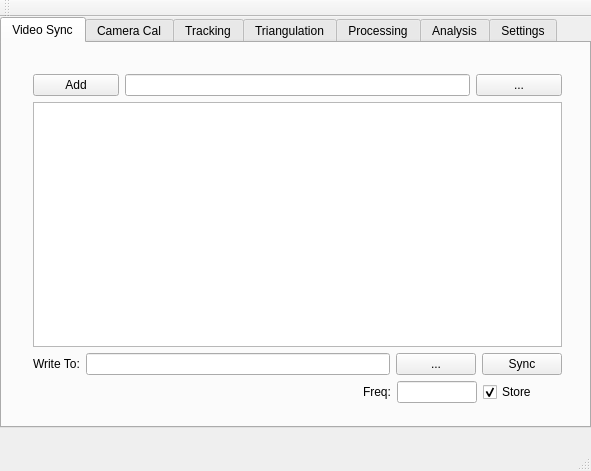
<?xml version="1.0" encoding="UTF-8"?>
<ui version="4.0">
 <class>MainWindow</class>
 <widget class="QMainWindow" name="MainWindow">
  <property name="geometry">
   <rect>
    <x>0</x>
    <y>0</y>
    <width>591</width>
    <height>471</height>
   </rect>
  </property>
  <property name="mouseTracking">
   <bool>false</bool>
  </property>
  <property name="windowTitle">
   <string>MainWindow</string>
  </property>
  <property name="windowOpacity">
   <double>0.900000000000000</double>
  </property>
  <widget class="QWidget" name="centralWidget">
   <widget class="QTabWidget" name="tabWidget">
    <property name="geometry">
     <rect>
      <x>0</x>
      <y>0</y>
      <width>591</width>
      <height>411</height>
     </rect>
    </property>
    <property name="autoFillBackground">
     <bool>true</bool>
    </property>
    <property name="currentIndex">
     <number>0</number>
    </property>
    <widget class="QWidget" name="vsync_tab">
     <attribute name="title">
      <string>Video Sync</string>
     </attribute>
     <widget class="QWidget" name="layoutWidget">
      <property name="geometry">
       <rect>
        <x>20</x>
        <y>20</y>
        <width>551</width>
        <height>351</height>
       </rect>
      </property>
      <layout class="QVBoxLayout" name="verticalLayout">
       <item>
        <layout class="QHBoxLayout" name="horizontalLayout_2" stretch="1,4,1">
         <property name="spacing">
          <number>6</number>
         </property>
         <item>
          <widget class="QPushButton" name="vsync_pb_add">
           <property name="text">
            <string>Add</string>
           </property>
          </widget>
         </item>
         <item>
          <widget class="QLineEdit" name="vsync_line_in"/>
         </item>
         <item>
          <widget class="QPushButton" name="vsync_pb_in">
           <property name="text">
            <string>...</string>
           </property>
          </widget>
         </item>
        </layout>
       </item>
       <item>
        <widget class="QTextEdit" name="vsync_text"/>
       </item>
       <item>
        <layout class="QHBoxLayout" name="horizontalLayout">
         <item>
          <widget class="QLabel" name="label">
           <property name="text">
            <string>Write To:</string>
           </property>
          </widget>
         </item>
         <item>
          <widget class="QLineEdit" name="vsync_line_out"/>
         </item>
         <item>
          <widget class="QPushButton" name="vsync_pb_out">
           <property name="text">
            <string>...</string>
           </property>
          </widget>
         </item>
         <item>
          <widget class="QPushButton" name="vsync_pb_run">
           <property name="text">
            <string>Sync</string>
           </property>
          </widget>
         </item>
        </layout>
       </item>
       <item>
        <layout class="QHBoxLayout" name="horizontalLayout_28" stretch="0,1,1">
         <property name="leftMargin">
          <number>330</number>
         </property>
         <item>
          <widget class="QLabel" name="label_27">
           <property name="text">
            <string>Freq:</string>
           </property>
          </widget>
         </item>
         <item>
          <widget class="QLineEdit" name="vsync_line_freq"/>
         </item>
         <item>
          <widget class="QCheckBox" name="vsync_cb_freq">
           <property name="text">
            <string>Store</string>
           </property>
           <property name="checked">
            <bool>true</bool>
           </property>
          </widget>
         </item>
        </layout>
       </item>
      </layout>
     </widget>
    </widget>
    <widget class="QWidget" name="camcal_tab">
     <attribute name="title">
      <string>Camera Cal</string>
     </attribute>
     <widget class="QStackedWidget" name="camcal_stack">
      <property name="geometry">
       <rect>
        <x>20</x>
        <y>10</y>
        <width>561</width>
        <height>351</height>
       </rect>
      </property>
      <property name="currentIndex">
       <number>1</number>
      </property>
      <widget class="QWidget" name="page">
       <widget class="Line" name="line_8">
        <property name="geometry">
         <rect>
          <x>270</x>
          <y>40</y>
          <width>31</width>
          <height>321</height>
         </rect>
        </property>
        <property name="orientation">
         <enum>Qt::Vertical</enum>
        </property>
       </widget>
       <widget class="QWidget" name="layoutWidget_2">
        <property name="geometry">
         <rect>
          <x>300</x>
          <y>70</y>
          <width>257</width>
          <height>29</height>
         </rect>
        </property>
        <layout class="QHBoxLayout" name="horizontalLayout_3" stretch="0,3,1">
         <property name="spacing">
          <number>3</number>
         </property>
         <item>
          <widget class="QPushButton" name="camcal_pb_v2add">
           <property name="minimumSize">
            <size>
             <width>85</width>
             <height>0</height>
            </size>
           </property>
           <property name="text">
            <string>Add</string>
           </property>
          </widget>
         </item>
         <item>
          <widget class="QLineEdit" name="camcal_line_v2in"/>
         </item>
         <item>
          <widget class="QPushButton" name="camcal_pb_v2in">
           <property name="text">
            <string>...</string>
           </property>
          </widget>
         </item>
        </layout>
       </widget>
       <widget class="QWidget" name="layoutWidget_9">
        <property name="geometry">
         <rect>
          <x>6</x>
          <y>70</y>
          <width>261</width>
          <height>29</height>
         </rect>
        </property>
        <layout class="QHBoxLayout" name="horizontalLayout_4">
         <property name="spacing">
          <number>3</number>
         </property>
         <item>
          <widget class="QPushButton" name="camcal_pb_v1add">
           <property name="text">
            <string>Add</string>
           </property>
          </widget>
         </item>
         <item>
          <widget class="QLineEdit" name="camcal_line_v1in"/>
         </item>
         <item>
          <widget class="QPushButton" name="camcal_pb_v1in">
           <property name="text">
            <string>...</string>
           </property>
          </widget>
         </item>
        </layout>
       </widget>
       <widget class="QLabel" name="label_14">
        <property name="geometry">
         <rect>
          <x>180</x>
          <y>10</y>
          <width>192</width>
          <height>17</height>
         </rect>
        </property>
        <property name="text">
         <string>Intrinsic Camera Calibration:</string>
        </property>
       </widget>
       <widget class="QTextEdit" name="camcal_v1text">
        <property name="geometry">
         <rect>
          <x>10</x>
          <y>110</y>
          <width>261</width>
          <height>241</height>
         </rect>
        </property>
       </widget>
       <widget class="QTextEdit" name="camcal_v2text">
        <property name="geometry">
         <rect>
          <x>300</x>
          <y>110</y>
          <width>251</width>
          <height>241</height>
         </rect>
        </property>
       </widget>
       <widget class="QLabel" name="label_11">
        <property name="geometry">
         <rect>
          <x>10</x>
          <y>40</y>
          <width>67</width>
          <height>17</height>
         </rect>
        </property>
        <property name="text">
         <string>Camera 1</string>
        </property>
       </widget>
       <widget class="QLabel" name="label_12">
        <property name="geometry">
         <rect>
          <x>300</x>
          <y>40</y>
          <width>67</width>
          <height>17</height>
         </rect>
        </property>
        <property name="text">
         <string>Camera 2</string>
        </property>
       </widget>
       <widget class="QCommandLinkButton" name="camcal_clb_next">
        <property name="geometry">
         <rect>
          <x>470</x>
          <y>0</y>
          <width>61</width>
          <height>41</height>
         </rect>
        </property>
        <property name="text">
         <string>next</string>
        </property>
       </widget>
      </widget>
      <widget class="QWidget" name="page_2">
       <widget class="QWidget" name="layoutWidget_3">
        <property name="geometry">
         <rect>
          <x>10</x>
          <y>310</y>
          <width>521</width>
          <height>29</height>
         </rect>
        </property>
        <layout class="QHBoxLayout" name="horizontalLayout_5">
         <item>
          <widget class="QLabel" name="label_2">
           <property name="text">
            <string>Write To:</string>
           </property>
          </widget>
         </item>
         <item>
          <widget class="QLineEdit" name="camcal_line_out"/>
         </item>
         <item>
          <widget class="QPushButton" name="camcal_pb_out">
           <property name="text">
            <string>...</string>
           </property>
          </widget>
         </item>
         <item>
          <widget class="QPushButton" name="camcal_pb_run">
           <property name="text">
            <string>Calibrate</string>
           </property>
          </widget>
         </item>
        </layout>
       </widget>
       <widget class="QWidget" name="layoutWidget_10">
        <property name="geometry">
         <rect>
          <x>10</x>
          <y>50</y>
          <width>521</width>
          <height>29</height>
         </rect>
        </property>
        <layout class="QHBoxLayout" name="horizontalLayout_17">
         <item>
          <widget class="QPushButton" name="camcal_pb_vpadd">
           <property name="text">
            <string>Add</string>
           </property>
          </widget>
         </item>
         <item>
          <widget class="QLineEdit" name="camcal_line_vpin"/>
         </item>
         <item>
          <widget class="QPushButton" name="camcal_pb_vpin">
           <property name="text">
            <string>...</string>
           </property>
          </widget>
         </item>
        </layout>
       </widget>
       <widget class="QLabel" name="label_15">
        <property name="geometry">
         <rect>
          <x>10</x>
          <y>10</y>
          <width>195</width>
          <height>17</height>
         </rect>
        </property>
        <property name="text">
         <string>Coupled Camera Calibration:</string>
        </property>
       </widget>
       <widget class="Line" name="line_7">
        <property name="geometry">
         <rect>
          <x>10</x>
          <y>290</y>
          <width>529</width>
          <height>16</height>
         </rect>
        </property>
        <property name="orientation">
         <enum>Qt::Horizontal</enum>
        </property>
       </widget>
       <widget class="QTextEdit" name="camcal_vptext">
        <property name="geometry">
         <rect>
          <x>10</x>
          <y>90</y>
          <width>521</width>
          <height>191</height>
         </rect>
        </property>
       </widget>
       <widget class="QCommandLinkButton" name="camcal_clb_prev">
        <property name="geometry">
         <rect>
          <x>470</x>
          <y>0</y>
          <width>61</width>
          <height>41</height>
         </rect>
        </property>
        <property name="text">
         <string>prev</string>
        </property>
       </widget>
      </widget>
     </widget>
    </widget>
    <widget class="QWidget" name="track_tab">
     <attribute name="title">
      <string>Tracking</string>
     </attribute>
     <widget class="QWidget" name="layoutWidget">
      <property name="geometry">
       <rect>
        <x>10</x>
        <y>20</y>
        <width>561</width>
        <height>352</height>
       </rect>
      </property>
      <layout class="QVBoxLayout" name="verticalLayout_3">
       <item>
        <layout class="QHBoxLayout" name="horizontalLayout_6">
         <item>
          <widget class="QLabel" name="label_3">
           <property name="text">
            <string>Video Pack:   </string>
           </property>
          </widget>
         </item>
         <item>
          <widget class="QLineEdit" name="track_line_vpin"/>
         </item>
         <item>
          <widget class="QPushButton" name="track_pb_vpin">
           <property name="text">
            <string>...</string>
           </property>
          </widget>
         </item>
        </layout>
       </item>
       <item>
        <widget class="Line" name="line">
         <property name="orientation">
          <enum>Qt::Horizontal</enum>
         </property>
        </widget>
       </item>
       <item>
        <layout class="QHBoxLayout" name="horizontalLayout_9" stretch="1,4,1">
         <property name="spacing">
          <number>6</number>
         </property>
         <item>
          <widget class="QPushButton" name="track_pb_add">
           <property name="text">
            <string>Add</string>
           </property>
          </widget>
         </item>
         <item>
          <widget class="QLineEdit" name="track_line_vin"/>
         </item>
         <item>
          <widget class="QPushButton" name="track_pb_vin">
           <property name="text">
            <string>...</string>
           </property>
          </widget>
         </item>
        </layout>
       </item>
       <item>
        <widget class="Line" name="line_2">
         <property name="orientation">
          <enum>Qt::Horizontal</enum>
         </property>
        </widget>
       </item>
       <item>
        <widget class="QTextEdit" name="track_text"/>
       </item>
       <item>
        <layout class="QHBoxLayout" name="horizontalLayout_7">
         <item>
          <widget class="QLabel" name="label_4">
           <property name="text">
            <string>Write To:</string>
           </property>
          </widget>
         </item>
         <item>
          <widget class="QLineEdit" name="track_line_out"/>
         </item>
         <item>
          <widget class="QPushButton" name="track_pb_out">
           <property name="text">
            <string>...</string>
           </property>
          </widget>
         </item>
        </layout>
       </item>
       <item>
        <layout class="QHBoxLayout" name="horizontalLayout_8">
         <property name="leftMargin">
          <number>200</number>
         </property>
         <item>
          <widget class="QCheckBox" name="track_ckbx">
           <property name="enabled">
            <bool>true</bool>
           </property>
           <property name="text">
            <string>From Pack</string>
           </property>
           <property name="checked">
            <bool>true</bool>
           </property>
          </widget>
         </item>
         <item>
          <widget class="QPushButton" name="track_pb_run">
           <property name="text">
            <string>Track</string>
           </property>
          </widget>
         </item>
        </layout>
       </item>
      </layout>
     </widget>
    </widget>
    <widget class="QWidget" name="triang_tab">
     <attribute name="title">
      <string>Triangulation</string>
     </attribute>
     <widget class="QWidget" name="layoutWidget_4">
      <property name="geometry">
       <rect>
        <x>20</x>
        <y>20</y>
        <width>551</width>
        <height>29</height>
       </rect>
      </property>
      <layout class="QHBoxLayout" name="horizontalLayout_11">
       <item>
        <widget class="QLabel" name="label_5">
         <property name="text">
          <string>Track Pack: </string>
         </property>
        </widget>
       </item>
       <item>
        <widget class="QLineEdit" name="triang_line_tpin"/>
       </item>
       <item>
        <widget class="QPushButton" name="triang_pb_tpin">
         <property name="text">
          <string>...</string>
         </property>
        </widget>
       </item>
      </layout>
     </widget>
     <widget class="QWidget" name="layoutWidget_5">
      <property name="geometry">
       <rect>
        <x>20</x>
        <y>70</y>
        <width>551</width>
        <height>29</height>
       </rect>
      </property>
      <layout class="QHBoxLayout" name="horizontalLayout_12">
       <item>
        <widget class="QLabel" name="label_6">
         <property name="text">
          <string>Camera Mat File:  </string>
         </property>
        </widget>
       </item>
       <item>
        <widget class="QLineEdit" name="triang_line_cmin"/>
       </item>
       <item>
        <widget class="QPushButton" name="traing_pb_cmin">
         <property name="text">
          <string>...</string>
         </property>
        </widget>
       </item>
      </layout>
     </widget>
     <widget class="QWidget" name="layoutWidget_6">
      <property name="geometry">
       <rect>
        <x>20</x>
        <y>150</y>
        <width>551</width>
        <height>29</height>
       </rect>
      </property>
      <layout class="QHBoxLayout" name="horizontalLayout_13">
       <item>
        <widget class="QLabel" name="label_7">
         <property name="text">
          <string>Write To:</string>
         </property>
        </widget>
       </item>
       <item>
        <widget class="QLineEdit" name="triang_line_out"/>
       </item>
       <item>
        <widget class="QPushButton" name="triang_pb_out">
         <property name="text">
          <string>...</string>
         </property>
        </widget>
       </item>
      </layout>
     </widget>
     <widget class="Line" name="line_3">
      <property name="geometry">
       <rect>
        <x>20</x>
        <y>109</y>
        <width>551</width>
        <height>31</height>
       </rect>
      </property>
      <property name="orientation">
       <enum>Qt::Horizontal</enum>
      </property>
     </widget>
     <widget class="QPushButton" name="triang_pb_run">
      <property name="geometry">
       <rect>
        <x>470</x>
        <y>190</y>
        <width>99</width>
        <height>27</height>
       </rect>
      </property>
      <property name="text">
       <string>Triangulate</string>
      </property>
     </widget>
    </widget>
    <widget class="QWidget" name="proc_tab">
     <attribute name="title">
      <string>Processing</string>
     </attribute>
     <widget class="QWidget" name="layoutWidget_7">
      <property name="geometry">
       <rect>
        <x>10</x>
        <y>20</y>
        <width>561</width>
        <height>29</height>
       </rect>
      </property>
      <layout class="QHBoxLayout" name="horizontalLayout_14">
       <item>
        <widget class="QLabel" name="label_8">
         <property name="text">
          <string>Triang Pack:</string>
         </property>
        </widget>
       </item>
       <item>
        <widget class="QLineEdit" name="proc_line_trin"/>
       </item>
       <item>
        <widget class="QPushButton" name="proc_pb_trin">
         <property name="text">
          <string>...</string>
         </property>
        </widget>
       </item>
      </layout>
     </widget>
     <widget class="Line" name="line_4">
      <property name="geometry">
       <rect>
        <x>10</x>
        <y>70</y>
        <width>551</width>
        <height>21</height>
       </rect>
      </property>
      <property name="orientation">
       <enum>Qt::Horizontal</enum>
      </property>
     </widget>
     <widget class="Line" name="line_5">
      <property name="geometry">
       <rect>
        <x>10</x>
        <y>150</y>
        <width>551</width>
        <height>20</height>
       </rect>
      </property>
      <property name="orientation">
       <enum>Qt::Horizontal</enum>
      </property>
     </widget>
     <widget class="QPushButton" name="proc_pb_run">
      <property name="geometry">
       <rect>
        <x>470</x>
        <y>230</y>
        <width>99</width>
        <height>27</height>
       </rect>
      </property>
      <property name="text">
       <string>Process</string>
      </property>
     </widget>
     <widget class="QWidget" name="layoutWidget_8">
      <property name="geometry">
       <rect>
        <x>10</x>
        <y>180</y>
        <width>561</width>
        <height>29</height>
       </rect>
      </property>
      <layout class="QHBoxLayout" name="horizontalLayout_15">
       <item>
        <widget class="QLabel" name="label_10">
         <property name="text">
          <string>Write To:</string>
         </property>
        </widget>
       </item>
       <item>
        <widget class="QLineEdit" name="proc_line_out"/>
       </item>
       <item>
        <widget class="QPushButton" name="proc_pb_out">
         <property name="text">
          <string>...</string>
         </property>
        </widget>
       </item>
      </layout>
     </widget>
     <widget class="QWidget" name="layoutWidget">
      <property name="geometry">
       <rect>
        <x>10</x>
        <y>110</y>
        <width>150</width>
        <height>24</height>
       </rect>
      </property>
      <layout class="QHBoxLayout" name="horizontalLayout_10">
       <item>
        <widget class="QLabel" name="label_9">
         <property name="text">
          <string>Filtering:</string>
         </property>
        </widget>
       </item>
       <item>
        <widget class="QCheckBox" name="proc_filter1_chbx">
         <property name="text">
          <string>Kalman</string>
         </property>
        </widget>
       </item>
      </layout>
     </widget>
    </widget>
    <widget class="QWidget" name="asis_tab">
     <attribute name="title">
      <string>Analysis</string>
     </attribute>
    </widget>
    <widget class="QWidget" name="settings_tab">
     <attribute name="title">
      <string>Settings</string>
     </attribute>
     <widget class="QStackedWidget" name="settings_stack">
      <property name="geometry">
       <rect>
        <x>10</x>
        <y>10</y>
        <width>571</width>
        <height>361</height>
       </rect>
      </property>
      <property name="currentIndex">
       <number>0</number>
      </property>
      <widget class="QWidget" name="page_3">
       <widget class="QWidget" name="layoutWidget_11">
        <property name="geometry">
         <rect>
          <x>10</x>
          <y>60</y>
          <width>551</width>
          <height>251</height>
         </rect>
        </property>
        <layout class="QVBoxLayout" name="verticalLayout_2">
         <item>
          <layout class="QHBoxLayout" name="horizontalLayout_23" stretch="1,5,1">
           <property name="sizeConstraint">
            <enum>QLayout::SetDefaultConstraint</enum>
           </property>
           <item>
            <widget class="QLabel" name="label_21">
             <property name="text">
              <string>Video Sync:    </string>
             </property>
            </widget>
           </item>
           <item>
            <widget class="QLineEdit" name="vsync_exec_line">
             <property name="sizePolicy">
              <sizepolicy hsizetype="Expanding" vsizetype="Fixed">
               <horstretch>0</horstretch>
               <verstretch>0</verstretch>
              </sizepolicy>
             </property>
            </widget>
           </item>
           <item>
            <widget class="QPushButton" name="vsync_exec_pb">
             <property name="text">
              <string>...</string>
             </property>
            </widget>
           </item>
          </layout>
         </item>
         <item>
          <layout class="QHBoxLayout" name="horizontalLayout_18" stretch="1,5,1">
           <item>
            <widget class="QLabel" name="label_16">
             <property name="text">
              <string>Camera Cal:   </string>
             </property>
            </widget>
           </item>
           <item>
            <widget class="QLineEdit" name="camcal_exec_line"/>
           </item>
           <item>
            <widget class="QPushButton" name="camcal_exec_pb">
             <property name="text">
              <string>...</string>
             </property>
            </widget>
           </item>
          </layout>
         </item>
         <item>
          <layout class="QHBoxLayout" name="horizontalLayout_19" stretch="1,5,1">
           <item>
            <widget class="QLabel" name="label_17">
             <property name="text">
              <string>Tracking:         </string>
             </property>
            </widget>
           </item>
           <item>
            <widget class="QLineEdit" name="track_exec_line"/>
           </item>
           <item>
            <widget class="QPushButton" name="track_exec_pb">
             <property name="text">
              <string>...</string>
             </property>
            </widget>
           </item>
          </layout>
         </item>
         <item>
          <layout class="QHBoxLayout" name="horizontalLayout_20" stretch="1,5,1">
           <item>
            <widget class="QLabel" name="label_18">
             <property name="text">
              <string>Triangulation:</string>
             </property>
            </widget>
           </item>
           <item>
            <widget class="QLineEdit" name="triang_exec_line"/>
           </item>
           <item>
            <widget class="QPushButton" name="triang_exec_pb">
             <property name="text">
              <string>...</string>
             </property>
            </widget>
           </item>
          </layout>
         </item>
         <item>
          <layout class="QHBoxLayout" name="horizontalLayout_21" stretch="1,5,1">
           <item>
            <widget class="QLabel" name="label_19">
             <property name="text">
              <string>Processing:     </string>
             </property>
            </widget>
           </item>
           <item>
            <widget class="QLineEdit" name="proc_exec_line"/>
           </item>
           <item>
            <widget class="QPushButton" name="proc_exec_pb">
             <property name="text">
              <string>...</string>
             </property>
            </widget>
           </item>
          </layout>
         </item>
         <item>
          <layout class="QHBoxLayout" name="horizontalLayout_22" stretch="1,5,1">
           <item>
            <widget class="QLabel" name="label_20">
             <property name="text">
              <string>Analysis:          </string>
             </property>
            </widget>
           </item>
           <item>
            <widget class="QLineEdit" name="asis_exec_line"/>
           </item>
           <item>
            <widget class="QPushButton" name="asis_exec_pb">
             <property name="text">
              <string>...</string>
             </property>
            </widget>
           </item>
          </layout>
         </item>
        </layout>
       </widget>
       <widget class="QLabel" name="label_13">
        <property name="geometry">
         <rect>
          <x>10</x>
          <y>20</y>
          <width>121</width>
          <height>17</height>
         </rect>
        </property>
        <property name="text">
         <string>Executable Paths</string>
        </property>
       </widget>
       <widget class="QCommandLinkButton" name="settings_clb_1">
        <property name="geometry">
         <rect>
          <x>470</x>
          <y>10</y>
          <width>71</width>
          <height>41</height>
         </rect>
        </property>
        <property name="text">
         <string>Next</string>
        </property>
       </widget>
      </widget>
      <widget class="QWidget" name="page_4">
       <widget class="QCommandLinkButton" name="settings_clb_2">
        <property name="geometry">
         <rect>
          <x>470</x>
          <y>10</y>
          <width>71</width>
          <height>41</height>
         </rect>
        </property>
        <property name="text">
         <string>Prev</string>
        </property>
       </widget>
       <widget class="QLabel" name="label_29">
        <property name="geometry">
         <rect>
          <x>10</x>
          <y>20</y>
          <width>121</width>
          <height>17</height>
         </rect>
        </property>
        <property name="text">
         <string>Directory Paths:</string>
        </property>
       </widget>
       <widget class="QWidget" name="layoutWidget">
        <property name="geometry">
         <rect>
          <x>10</x>
          <y>60</y>
          <width>551</width>
          <height>251</height>
         </rect>
        </property>
        <layout class="QVBoxLayout" name="verticalLayout_4">
         <item>
          <layout class="QHBoxLayout" name="horizontalLayout_16">
           <item>
            <widget class="QLabel" name="label_22">
             <property name="frameShadow">
              <enum>QFrame::Plain</enum>
             </property>
             <property name="text">
              <string>Videos:          </string>
             </property>
            </widget>
           </item>
           <item>
            <widget class="QLineEdit" name="video_path_line"/>
           </item>
           <item>
            <widget class="QPushButton" name="video_path_pb">
             <property name="text">
              <string>...</string>
             </property>
            </widget>
           </item>
          </layout>
         </item>
         <item>
          <layout class="QHBoxLayout" name="horizontalLayout_24">
           <item>
            <widget class="QLabel" name="label_23">
             <property name="text">
              <string>VideoPacks: </string>
             </property>
            </widget>
           </item>
           <item>
            <widget class="QLineEdit" name="videopack_path_line"/>
           </item>
           <item>
            <widget class="QPushButton" name="videopack_path_pb">
             <property name="text">
              <string>...</string>
             </property>
            </widget>
           </item>
          </layout>
         </item>
         <item>
          <layout class="QHBoxLayout" name="horizontalLayout_29">
           <item>
            <widget class="QLabel" name="label_28">
             <property name="text">
              <string>Cam Mats:    </string>
             </property>
            </widget>
           </item>
           <item>
            <widget class="QLineEdit" name="cammat_path_line"/>
           </item>
           <item>
            <widget class="QPushButton" name="cammat_path_pb">
             <property name="text">
              <string>...</string>
             </property>
            </widget>
           </item>
          </layout>
         </item>
         <item>
          <layout class="QHBoxLayout" name="horizontalLayout_25">
           <item>
            <widget class="QLabel" name="label_24">
             <property name="text">
              <string>TrackPacks:  </string>
             </property>
            </widget>
           </item>
           <item>
            <widget class="QLineEdit" name="trackpack_path_line"/>
           </item>
           <item>
            <widget class="QPushButton" name="trackpack_path_pb">
             <property name="text">
              <string>...</string>
             </property>
            </widget>
           </item>
          </layout>
         </item>
         <item>
          <layout class="QHBoxLayout" name="horizontalLayout_26">
           <item>
            <widget class="QLabel" name="label_25">
             <property name="text">
              <string>TriangPacks:</string>
             </property>
            </widget>
           </item>
           <item>
            <widget class="QLineEdit" name="triangpack_path_line"/>
           </item>
           <item>
            <widget class="QPushButton" name="triangpack_path_pb">
             <property name="text">
              <string>...</string>
             </property>
            </widget>
           </item>
          </layout>
         </item>
         <item>
          <layout class="QHBoxLayout" name="horizontalLayout_27">
           <item>
            <widget class="QLabel" name="label_26">
             <property name="text">
              <string>StatePacks:  </string>
             </property>
            </widget>
           </item>
           <item>
            <widget class="QLineEdit" name="statepack_path_line"/>
           </item>
           <item>
            <widget class="QPushButton" name="statepack_path_pb">
             <property name="text">
              <string>...</string>
             </property>
            </widget>
           </item>
          </layout>
         </item>
        </layout>
       </widget>
      </widget>
     </widget>
    </widget>
   </widget>
  </widget>
  <widget class="QMenuBar" name="menuBar">
   <property name="geometry">
    <rect>
     <x>0</x>
     <y>0</y>
     <width>591</width>
     <height>25</height>
    </rect>
   </property>
  </widget>
  <widget class="QToolBar" name="mainToolBar">
   <attribute name="toolBarArea">
    <enum>TopToolBarArea</enum>
   </attribute>
   <attribute name="toolBarBreak">
    <bool>false</bool>
   </attribute>
  </widget>
  <widget class="QStatusBar" name="statusBar"/>
 </widget>
 <layoutdefault spacing="6" margin="11"/>
 <resources/>
 <connections/>
</ui>
